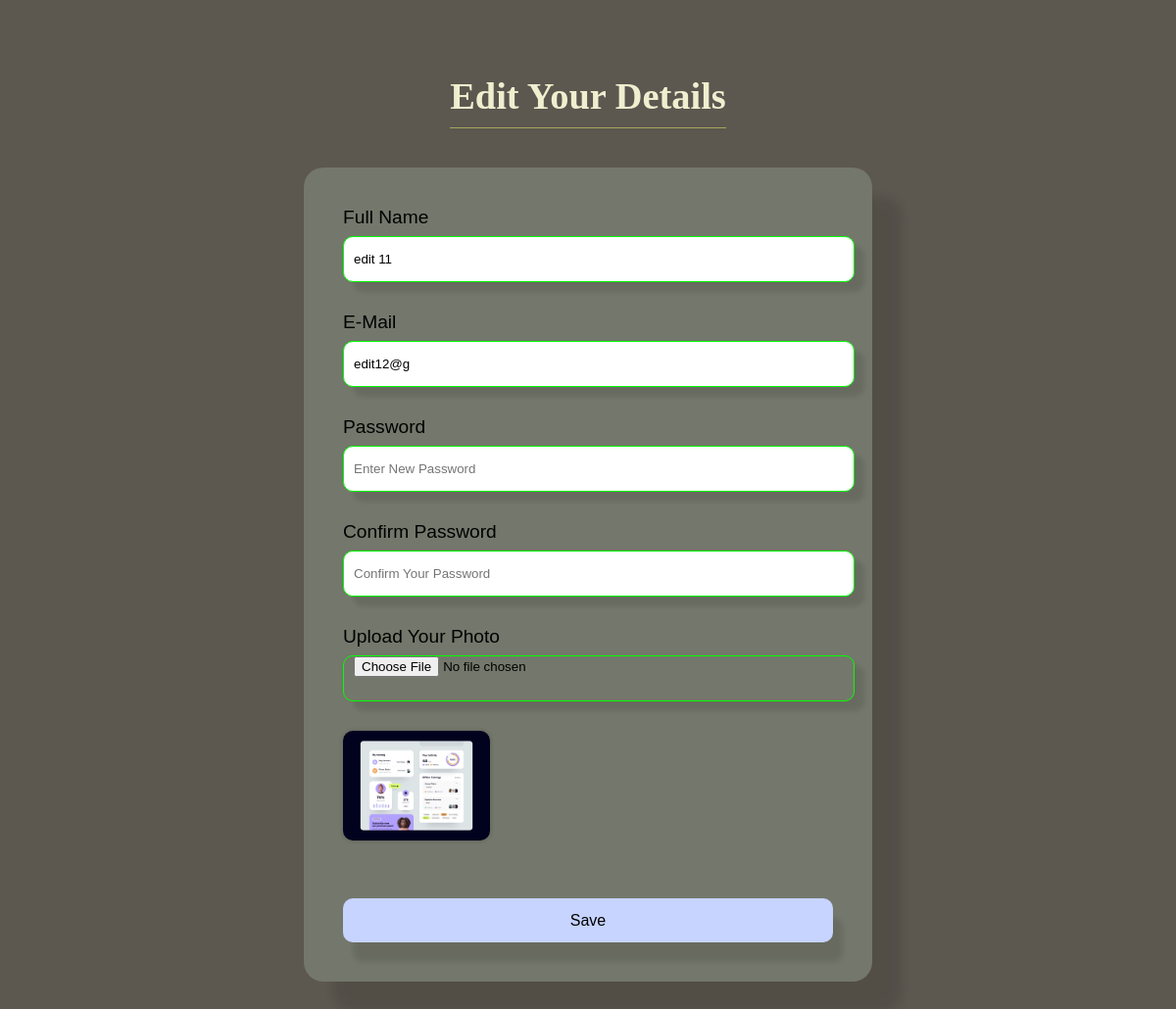
Page /edit/126/ on the earlier database version.
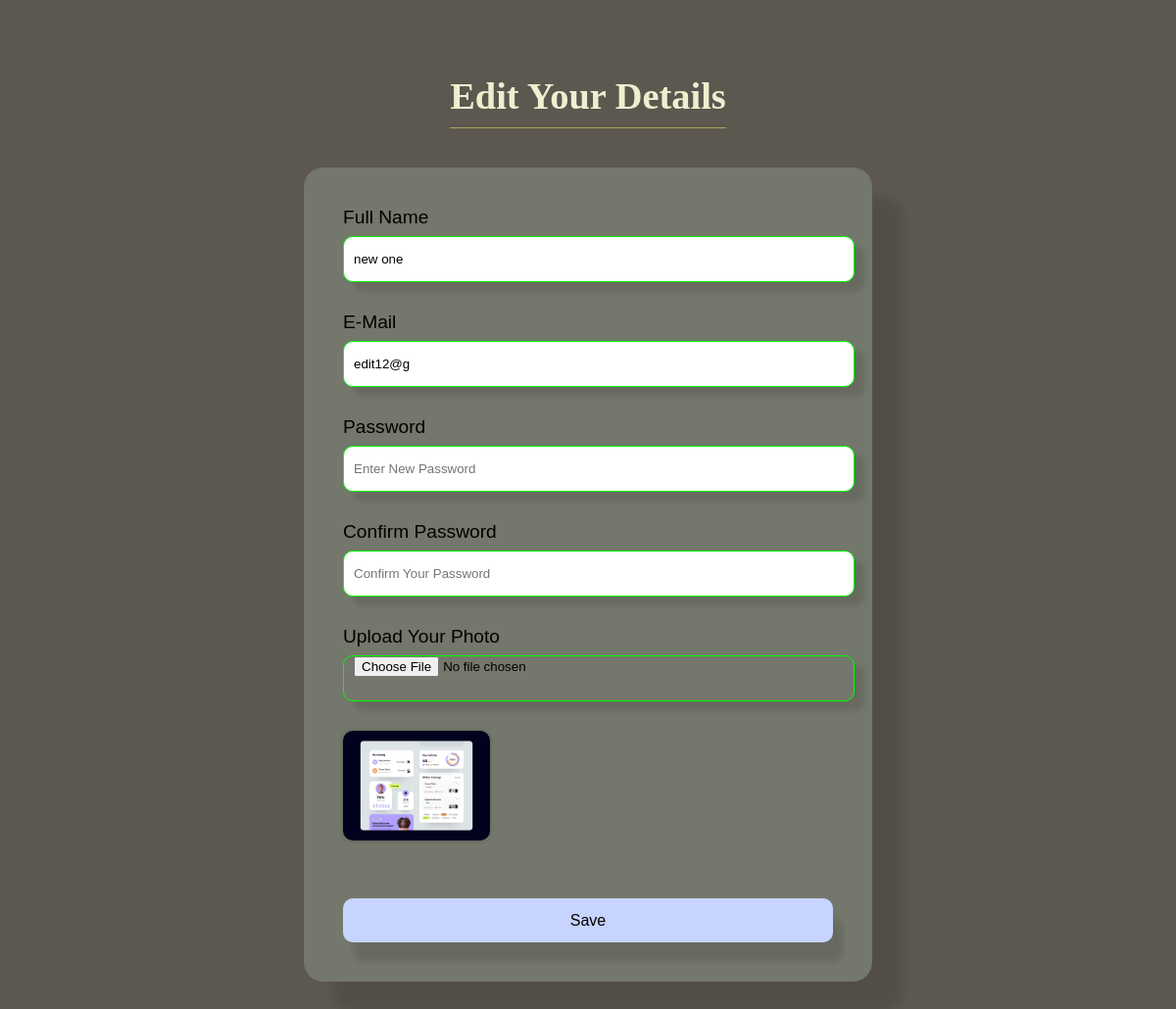
Same page on the later database version.
### myApp/models.py (models this page shows, shortened)
class UserData(models.Model):
    GENDER_CHOICE = [
        ("male", "Male"),
        ("female", "Female"),
    ]
    name = models.CharField(max_length=100)
    user_name = models.CharField(max_length=100)
    email = models.EmailField()
    gender = models.CharField(max_length=10)
    country = models.CharField(max_length=100)
    password = models.CharField(max_length=100)
    password_strength = models.IntegerField(default=0)
    image = models.ImageField(upload_to='images/')

### myApp/views.py (the view, shortened to what this page needs)
# urls.py: path('edit/<int:id>/', views.edit, name='edit'),
def edit(request, id):
    user = get_object_or_404(UserData, id=id)
    errors = {}
    return render(request, 'website/edit.html', {'user': user})

### templates/website/edit.html (shortened to what this page needs)
{% load static %}
<!DOCTYPE html>
<html lang="en">
<head>
    <link rel="stylesheet" href="{% static 'style.css' %}">
</head>
<body>
    <h1>Edit Your Details</h1>
    <form id="form" class="form_wrap" action="{% url 'edit' user.id %}" method="POST" enctype="multipart/form-data">
        <label for="name" class="lables">Full Name</label>
        <input type="text" name="user_name" class="type" id="name" placeholder="Enter Your Name"
               value="{{ request.POST.user_name|default:user.user_name }}">
        <label for="email" class="lables">E-Mail</label>
        <input type="email" name="email" class="type" id="email" placeholder="Enter Your E-Mail"
               value="{{ request.POST.email|default:user.email }}">
        <label for="password" class="lables">Password</label>
        <input type="password" name="password" class="type" id="password" placeholder="Enter New Password">
        <label for="confirm_password" class="lables">Confirm Password</label>
        <input type="password" name="confirm_password" class="type" id="confirm_password" placeholder="Confirm Your Password">
        <label for="image" class="lables">Upload Your Photo</label>
        <input type="file" name="image" class="type" id="image" accept="image/*" onchange="previewImage(event)">
        <img id="imagePreview"
             src="{{ user.image.url }}"
             style="{{ user.image|default_if_none:'display:none' }}; width:150px; height:auto; margin-bottom:25px; border-radius:10px; box-shadow:0 0 5px rgba(0,0,0,0.2);">
        <input type="submit" name="edit" id="type1" value="Save">
    </form>
    <button id="sidebarToggle" class="toggle-button"></button>
</body>
</html>

### static/style.css (style rules this page uses)
body { background-color: #5C574F; color: #EFEFD0; font-family: 'Arial', sans-serif; display: flex; justify-content: center; align-items: center; flex-direction: column; min-height: 100vh; margin: 0; margin-left: 250px; }
body h1 { font-family: 'Times New Roman', Times, serif; font-size: 2.4em; padding: 30px 0; text-align: center; padding-bottom: 10px; border-bottom: 1px solid #a7a55c; }
form { background-color: #74776B; text-align: left; color: #000; font-size: 1em; border-radius: 20px; padding: 40px; margin: 20px auto; width: 500px; box-shadow: 30px 30px 10px rgba(0, 0, 0, 0.1); }
.lables { display: block; margin-bottom: 8px; font-size: 1.2em; transition: color 0.5s ease; }
.type { height: 45px; width: 100%; padding: 0 10px; border-radius: 10px; border: none; margin-bottom: 30px; box-shadow: 10px 10px 5px rgba(0, 0, 0, 0.1); position: relative; }
#type1 { height: 45px; width: 100%; background-color: #C6D4FF; color: #000; border: none; border-radius: 10px; font-size: 1em; cursor: pointer; margin-top: 30px; box-shadow: 10px 20px 5px rgba(0, 0, 0, 0.1); transition: background-color 0.3s ease, color 0.3s ease; }
body { background-color: #5C574F; color: #EFEFD0; font-family: 'Arial', sans-serif; padding: 20px; margin: 0; }
h1 { text-align: center; color: #EFEFD0; margin-bottom: 20px; }
.toggle-button { position: fixed; left: 10px; top: 10px; background-color: #5C574F;; color: white; border: none; padding: 10px; cursor: pointer; font-size: 18px; z-index: 1000; }
.type:valid { border: 1px solid #00ff00; }

Differences in the rows shown:
changed UserData "edit12@g": user_name "edit 11" → "new one"
